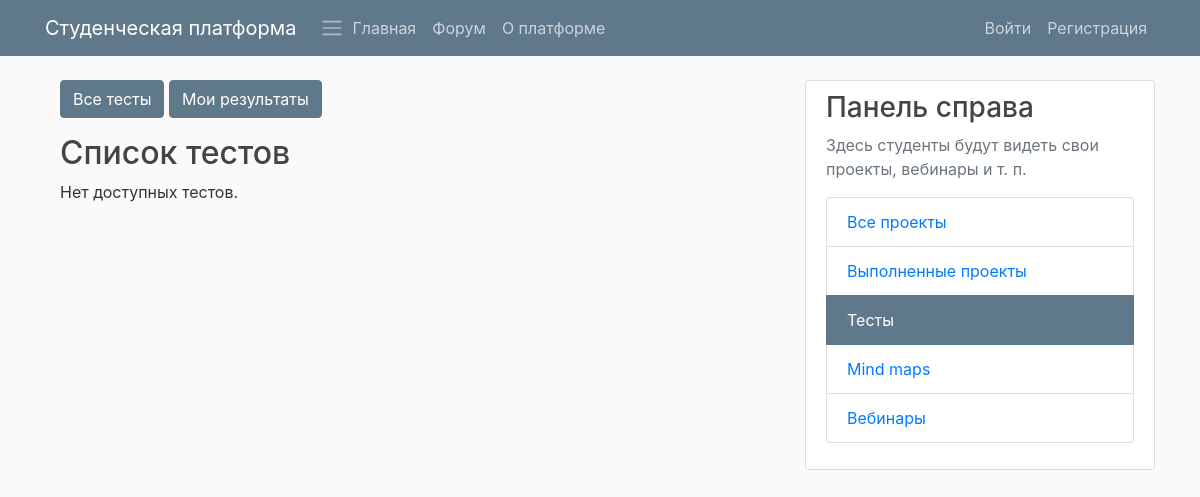
The app's page /platform/quiz/, older data.
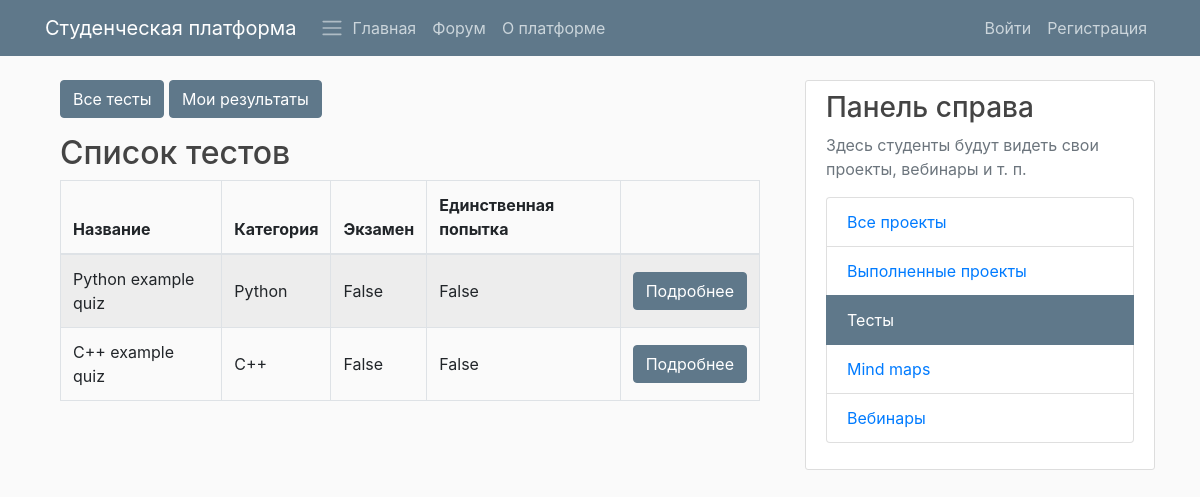
The same page, newer data.
### QuizApp/models.py (models this page shows, shortened)
class Quiz(models.Model):
    title = models.CharField(
        verbose_name=_("Title"),
        max_length=60, blank=False)
    description = models.TextField(
        verbose_name=_("Description"),
        blank=True, help_text=_("a description of the quiz"))
    url = models.SlugField(
        max_length=60, blank=False,
        help_text=_("a user friendly url"),
        verbose_name=_("user friendly url"))
    category = models.ForeignKey(
        Category, null=True, blank=True,
        verbose_name=_("Category"), on_delete=models.CASCADE)
    random_order = models.BooleanField(
        blank=False, default=False,
        verbose_name=_("Random Order"),
        help_text=_("Display the questions in "
                    "a random order or as they "
                    "are set?"))
    max_questions = models.PositiveIntegerField(
        blank=True, null=True, verbose_name=_("Max Questions"),
        help_text=_("Number of questions to be answered on each attempt."))
    answers_at_end = models.BooleanField(
        blank=False, default=False,
        help_text=_("Correct answer is NOT shown after question."
                    " Answers displayed at the end."),
        verbose_name=_("Answers at end"))
    exam_paper = models.BooleanField(
        blank=False, default=False,
        help_text=_("If yes, the result of each"
                    " attempt by a user will be"
                    " stored. Necessary for marking."),
        verbose_name=_("Exam Paper"))
    single_attempt = models.BooleanField(
        blank=False, default=False,
        help_text=_("If yes, only one attempt by"
                    " a user will be permitted."
                    " Non users cannot sit this exam."),
        verbose_name=_("Single Attempt"))
    pass_mark = models.SmallIntegerField(
        blank=True, default=0,
        verbose_name=_("Pass Mark"),
        help_text=_("Percentage required to pass exam."),
        validators=[MaxValueValidator(100)])
    success_text = models.TextField(
        blank=True, help_text=_("Displayed if user passes."),
        verbose_name=_("Success Text"))
    fail_text = models.TextField(
        verbose_name=_("Fail Text"),
        blank=True, help_text=_("Displayed if user fails."))
    draft = models.BooleanField(
        blank=True, default=False,
        verbose_name=_("Draft"),
        help_text=_("If yes, the quiz is not displayed"
                    " in the quiz list and can only be"
                    " taken by users who can edit"
                    " quizzes."))
    class Meta:
        verbose_name = _("Quiz")
        verbose_name_plural = _("Quizzes")

class Category(models.Model):
    category = models.CharField(
        verbose_name=_("Category"),
        max_length=250, blank=True,
        unique=True, null=True)
    objects = CategoryManager()
    class Meta:
        verbose_name = _("Category")
        verbose_name_plural = _("Categories")
    def __str__(self):
        return self.category

### QuizApp/views.py (the view)
class QuizListView(ListView):
    model = Quiz
    def get_queryset(self):
        queryset = super(QuizListView, self).get_queryset()
        return queryset.filter(draft=False)

### PlatformApp/templatetags/templatetagname.py (called while the page is built)
@register.filter(name='has_group')
def has_group(user, group_name):
    group = Group.objects.get(name=group_name)
    return True if group in user.groups.all() else False

### QuizApp/templates/QuizApp/quiz_list.html (shortened to what this page needs)
{% extends 'QuizApp/base.html' %}
{% load i18n %}
{% load quiz_tags %}
{% block quiz_content %}
<h2>{% trans "Список тестов" %}</h2>
{% if quiz_list %}
<table class="table table-bordered table-striped">
    <thead>
        <tr>
            <th>{% trans "Название" %}</th>
            <th>{% trans "Категория" %}</th>
            <th>{% trans "Экзамен" %}</th>
            <th>{% trans "Единственная попытка" %}</th>
            <th></th>
        </tr>
    </thead>
    <tbody>
        {% for quiz in quiz_list %}
        <tr>
            <td class="align-middle">{{ quiz.title }}</td>
            <td class="align-middle">{{ quiz.category }}</td>
            <td class="align-middle">{{ quiz.exam_paper }}</td>
            <td class="align-middle">{{ quiz.single_attempt }}</td>
            <td class="align-middle">
                <a class="btn btn-info" href="{% url 'quiz_start_page' slug=quiz.url %}">Подробнее</a>
            </td>
            {% endfor %}
        </tbody>
    </table>
    {% else %}
    <p>{% trans "Нет доступных тестов" %}.</p>
    {% endif %}
{% endblock quiz_content %}

Row changes from the older to the newer data that the page shows:
added Quiz: title "Python example quiz", category "Python", exam_paper "False", single_attempt "False"
added Quiz: title "C++ example quiz", category "C++", exam_paper "False", single_attempt "False"
Text that changed along with them:
text no longer shown: "Нет доступных тестов ."
text now shown: "Название Категория Экзамен Единственная попытка"
